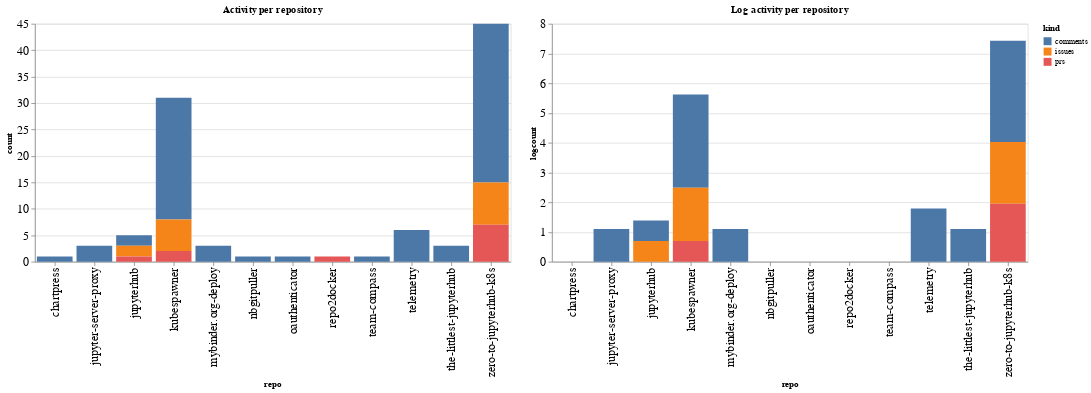

This figure's notebook cell:
### Code cell
ch1 = alt.Chart(repo_summaries, width=600, title="Activity per repository").mark_bar().encode(
    x='repo',
    y='count',
    color='kind',
    tooltip="kind"
)

ch2 = alt.Chart(repo_summaries, width=600, title="Log activity per repository").mark_bar().encode(
    x='repo',
    y='logcount',
    color='kind',
    tooltip="kind"
)

ch1 | ch2

### Figure 1 — Vega-Lite specification as saved in the notebook (floating-point values rounded to 4 significant figures)
{"config": {"axisLeft": {"labelFontSize": 15}, "axisBottom": {"labelFontSize": 15}}, "hconcat": [{"mark": "bar", "encoding": {"color": {"type": "nominal", "field": "kind"}, "tooltip": {"type": "nominal", "field": "kind"}, "x": {"type": "nominal", "field": "repo"}, "y": {"type": "quantitative", "field": "count"}}, "title": "Activity per repository", "width": 600}, {"mark": "bar", "encoding": {"color": {"type": "nominal", "field": "kind"}, "tooltip": {"type": "nominal", "field": "kind"}, "x": {"type": "nominal", "field": "repo"}, "y": {"type": "quantitative", "field": "logcount"}}, "title": "Log activity per repository", "width": 600}], "data": {"name": "data-341a112babb599f30a6a169be69394a3"}, "$schema": "https://vega.github.io/schema/vega-lite/v4.8.1.json", "datasets": {"data-341a112babb599f30a6a169be69394a3": [{"repo": "chartpress", "kind": "comments", "count": 1, "logcount": 0.0}, {"repo": "jupyter-server-proxy", "kind": "comments", "count": 3, "logcount": 1.099}, {"repo": "jupyterhub", "kind": "comments", "count": 2, "logcount": 0.6931}, {"repo": "jupyterhub", "kind": "issues", "count": 2, "logcount": 0.6931}, {"repo": "jupyterhub", "kind": "prs", "count": 1, "logcount": 0.0}, {"repo": "kubespawner", "kind": "comments", "count": 23, "logcount": 3.135}, {"repo": "kubespawner", "kind": "issues", "count": 6, "logcount": 1.792}, {"repo": "kubespawner", "kind": "prs", "count": 2, "logcount": 0.6931}, {"repo": "mybinder.org-deploy", "kind": "comments", "count": 3, "logcount": 1.099}, {"repo": "nbgitpuller", "kind": "comments", "count": 1, "logcount": 0.0}, {"repo": "oauthenticator", "kind": "comments", "count": 1, "logcount": 0.0}, {"repo": "repo2docker", "kind": "prs", "count": 1, "logcount": 0.0}, {"repo": "team-compass", "kind": "comments", "count": 1, "logcount": 0.0}, {"repo": "telemetry", "kind": "comments", "count": 6, "logcount": 1.792}, {"repo": "the-littlest-jupyterhub", "kind": "comments", "count": 3, "logcount": 1.099}, {"repo": "zero-to-jupyterhub-k8s", "kind": "comments", "count": 30, "logcount": 3.401}, {"repo": "zero-to-jupyterhub-k8s", "kind": "issues", "count": 8, "logcount": 2.079}, {"repo": "zero-to-jupyterhub-k8s", "kind": "prs", "count": 7, "logcount": 1.946}]}}
